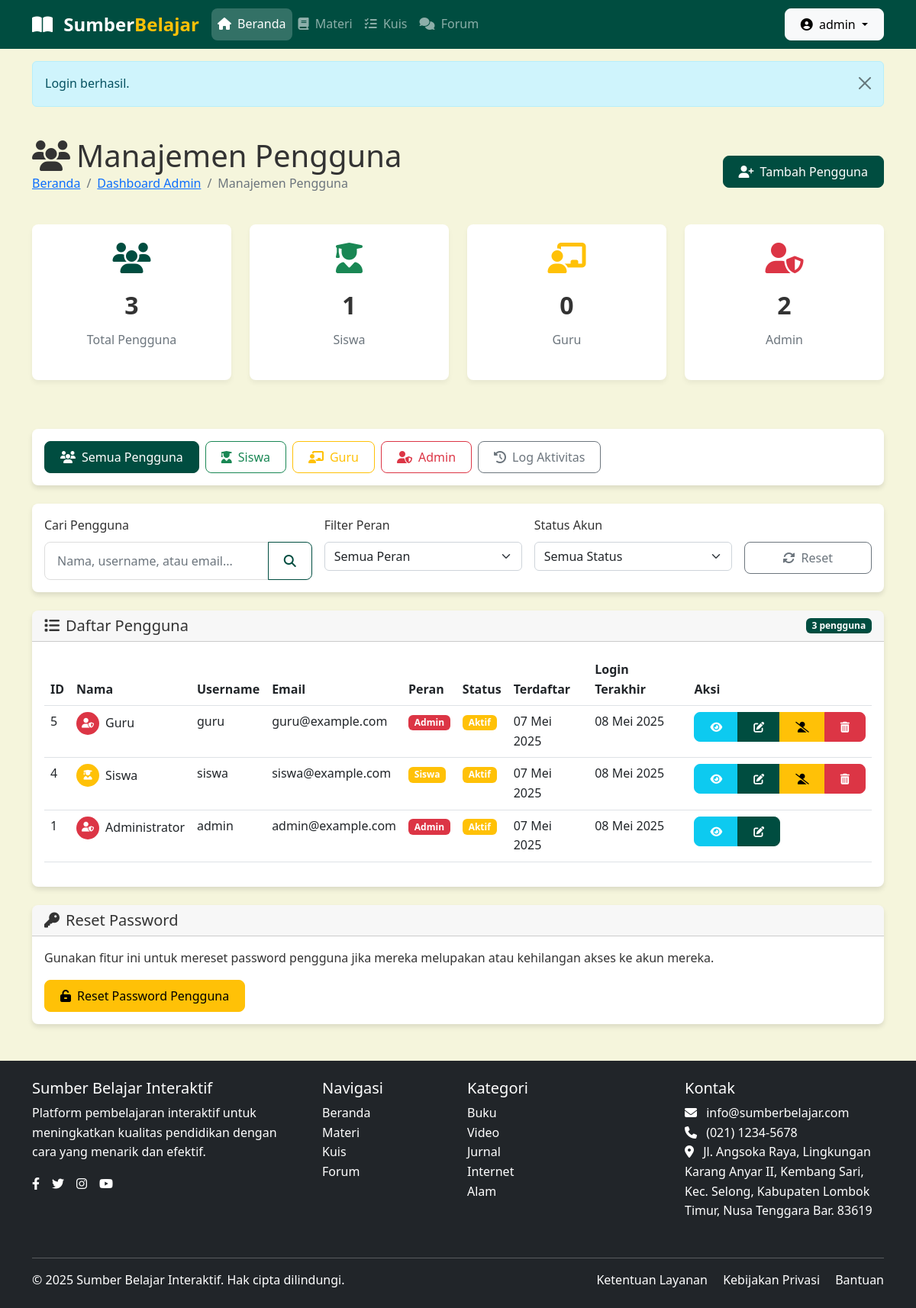
Screenshot of /admin/users/index.php (signed in) with the database file from the repository.
### tables this page shows
CREATE TABLE users (id INTEGER PRIMARY KEY AUTOINCREMENT, username TEXT NOT NULL UNIQUE, password TEXT NOT NULL, email TEXT NOT NULL UNIQUE, full_name TEXT NOT NULL, role TEXT NOT NULL CHECK(role IN ('admin', 'teacher', 'student')), created_at TIMESTAMP DEFAULT CURRENT_TIMESTAMP, updated_at TIMESTAMP DEFAULT CURRENT_TIMESTAMP, is_active INTEGER DEFAULT 1, activation_code TEXT, last_login TIMESTAMP);

### config/database.php (called while the page is built, shortened)
<?php
$db_path = __DIR__ . '/../db/sumber_belajar.sqlite';
$conn = new SQLite3($db_path);
function execute_query($sql, $params = [], $types = "") {
    global $conn;
    try {
        $stmt = $conn->prepare($sql);
        if (!empty($params)) {
            foreach ($params as $i => $param) {
                $index = $i + 1;
                if (is_int($param)) {
                    $stmt->bindValue($index, $param, SQLITE3_INTEGER);
                } elseif (is_float($param)) {
                    $stmt->bindValue($index, $param, SQLITE3_FLOAT);
                } elseif (is_null($param)) {
                    $stmt->bindValue($index, null, SQLITE3_NULL);
                } else {
                    $stmt->bindValue($index, $param, SQLITE3_TEXT);
                }
            }
        }
        $result = $stmt->execute();
        return ['stmt' => $stmt, 'result' => $result];
    } catch (Exception $e) {
        error_log("Database error: " . $e->getMessage());
        return false;
    }
}
function get_record($sql, $params = [], $types = "") {
    $query = execute_query($sql, $params, $types);
    $row = $query['result']->fetchArray(SQLITE3_ASSOC);
    return $row === false ? null : $row;
}
function get_records($sql, $params = [], $types = "") {
    $query = execute_query($sql, $params, $types);
    $rows = [];
    while ($row = $query['result']->fetchArray(SQLITE3_ASSOC)) {
        $rows[] = $row;
    }
    return $rows;
}

### includes/functions.php (called while the page is built, shortened)
<?php
function format_date($date, $include_time = true) {
    $date_obj = new DateTime($date);
    $format = $include_time ? 'd F Y, H:i' : 'd F Y';
    $months = [
        'January' => 'Januari',
        'February' => 'Februari',
        'March' => 'Maret',
        'April' => 'April',
        'May' => 'Mei',
        'June' => 'Juni',
        'July' => 'Juli',
        'August' => 'Agustus',
        'September' => 'September',
        'October' => 'Oktober',
        'November' => 'November',
        'December' => 'Desember'
    ];
    $formatted = $date_obj->format($format);
    foreach ($months as $en => $id) {
        $formatted = str_replace($en, $id, $formatted);
    }
    return $formatted;
}
?>

### admin/users/index.php (the view, shortened to what this page needs)
<?php
require_once '../../config/database.php';
require_once '../../includes/functions.php';
$role = isset($_GET['role']) ? sanitize($_GET['role']) : '';
$search = isset($_GET['search']) ? sanitize($_GET['search']) : '';
$sql = "SELECT * FROM users WHERE 1=1";
$params = [];
$types = "";
$sort = isset($_GET['sort']) ? sanitize($_GET['sort']) : 'newest';
switch ($sort) {
    case 'newest':
    default:
        $sql .= " ORDER BY created_at DESC";
        break;
}
$users = get_records($sql, $params, $types);
$total_users = get_record("SELECT COUNT(*) as count FROM users")['count'];
$total_students = get_record("SELECT COUNT(*) as count FROM users WHERE role = 'student'")['count'];
$total_teachers = get_record("SELECT COUNT(*) as count FROM users WHERE role = 'teacher'")['count'];
$total_admins = get_record("SELECT COUNT(*) as count FROM users WHERE role = 'admin'")['count'];
?>
<!DOCTYPE html>
<html lang="id">
<head>
    <link href="https://cdn.jsdelivr.net/npm/bootstrap@5.2.3/dist/css/bootstrap.min.css" rel="stylesheet">
    <link rel="stylesheet" href="https://cdnjs.cloudflare.com/ajax/libs/font-awesome/6.2.0/css/all.min.css">
    <link rel="stylesheet" href="../../assets/css/style.css">
</head>
<body>
<?php include '../../includes/header.php'; ?>
<main class="container py-4">
    <div class="d-flex justify-content-between align-items-center mb-4">
        <div>
            <h1 class="mb-0">
                <i class="fas fa-users me-2"></i>Manajemen Pengguna
            </h1>
            <nav aria-label="breadcrumb">
                <ol class="breadcrumb">
                    <li class="breadcrumb-item"><a href="../../index.php">Beranda</a></li>
                    <li class="breadcrumb-item"><a href="../../dashboard/admin.php">Dashboard Admin</a></li>
                    <li class="breadcrumb-item active" aria-current="page">Manajemen Pengguna</li>
                </ol>
            </nav>
        </div>
        <div>
            <a href="add.php" class="btn btn-primary">
                <i class="fas fa-user-plus me-2"></i>Tambah Pengguna
            </a>
        </div>
    </div>
    <div class="row mb-4">
        <div class="col-md-3 mb-3">
            <div class="card dashboard-stats text-center">
                <i class="fas fa-users text-primary"></i>
                <div class="stat-value"><?= $total_users ?></div>
                <p class="stat-label">Total Pengguna</p>
            </div>
        </div>
        <div class="col-md-3 mb-3">
            <div class="card dashboard-stats text-center">
                <i class="fas fa-user-graduate text-success"></i>
                <div class="stat-value"><?= $total_students ?></div>
                <p class="stat-label">Siswa</p>
            </div>
        </div>
        <div class="col-md-3 mb-3">
            <div class="card dashboard-stats text-center">
                <i class="fas fa-chalkboard-teacher text-warning"></i>
                <div class="stat-value"><?= $total_teachers ?></div>
                <p class="stat-label">Guru</p>
            </div>
        </div>
        <div class="col-md-3 mb-3">
            <div class="card dashboard-stats text-center">
                <i class="fas fa-user-shield text-danger"></i>
                <div class="stat-value"><?= $total_admins ?></div>
                <p class="stat-label">Admin</p>
            </div>
        </div>
    </div>
    <div class="row mb-4">
        <div class="col-12">
            <div class="card">
                <div class="card-body d-flex flex-wrap gap-2">
                    <a href="index.php" class="btn <?= empty($role) ? 'btn-primary' : 'btn-outline-primary' ?>">
                        <i class="fas fa-users me-2"></i>Semua Pengguna
                    </a>
                    <a href="index.php?role=student" class="btn <?= $role === 'student' ? 'btn-success' : 'btn-outline-success' ?>">
                        <i class="fas fa-user-graduate me-2"></i>Siswa
                    </a>
                    <a href="index.php?role=teacher" class="btn <?= $role === 'teacher' ? 'btn-warning text-dark' : 'btn-outline-warning' ?>">
                        <i class="fas fa-chalkboard-teacher me-2"></i>Guru
                    </a>
                    <a href="index.php?role=admin" class="btn <?= $role === 'admin' ? 'btn-danger' : 'btn-outline-danger' ?>">
                        <i class="fas fa-user-shield me-2"></i>Admin
                    </a>
                    <a href="activities.php" class="btn btn-outline-secondary">
                        <i class="fas fa-history me-2"></i>Log Aktivitas
                    </a>
                </div>
            </div>
        </div>
    </div>
    <div class="card mb-4">
        <div class="card-body">
            <form action="index.php" method="GET" class="row g-3">
                <div class="col-md-4">
                    <label for="search" class="form-label">Cari Pengguna</label>
                    <div class="input-group">
                        <input type="text" class="form-control" id="search" name="search" placeholder="Nama, username, atau email..." value="<?= htmlspecialchars($search) ?>">
                        <button class="btn btn-outline-primary" type="submit">
                            <i class="fas fa-search"></i>
                        </button>
                    </div>
                </div>
                <div class="col-md-3">
                    <label for="role" class="form-label">Filter Peran</label>
                    <select class="form-select" id="role" name="role" onchange="this.form.submit()">
                        <option value="">Semua Peran</option>
                    </select>
                </div>
                <div class="col-md-3">
                    <label for="status" class="form-label">Status Akun</label>
                    <select class="form-select" id="status" name="status" onchange="this.form.submit()">
                        <option value="">Semua Status</option>
                    </select>
                </div>
                <div class="col-md-2">
                    <label class="form-label">&nbsp;</label>
                    <div>
                        <a href="index.php" class="btn btn-outline-secondary w-100">
                            <i class="fas fa-sync-alt me-2"></i>Reset
                        </a>
                    </div>
                </div>
            </form>
        </div>
    </div>
    <div class="card mb-4">
        <div class="card-header d-flex justify-content-between align-items-center">
            <h5 class="mb-0">
                <i class="fas fa-list me-2"></i>Daftar Pengguna
            </h5>
            <span class="badge bg-primary"><?= count($users) ?> pengguna</span>
        </div>
        <div class="card-body">
            <?php if (!empty($users)): ?>
                <div class="table-responsive">
                    <table class="table table-hover">
                        <thead>
                            <tr>
                                <th>ID</th>
                                <th>Nama</th>
                                <th>Username</th>
                                <th>Email</th>
                                <th>Peran</th>
                                <th>Status</th>
                                <th>Terdaftar</th>
                                <th>Login Terakhir</th>
                                <th>Aksi</th>
                            </tr>
                        </thead>
                        <tbody>
                            <?php foreach ($users as $user): ?>
                                <tr>
                                    <td><?= $user['id'] ?></td>
                                    <td>
                                        <div class="d-flex align-items-center">
                                            <div class="avatar-sm bg-<?= getRoleBadgeClass($user['role']) ?> text-white me-2">
                                                <i class="fas fa-<?= getRoleIcon($user['role']) ?>"></i>
                                            </div>
                                            <?= htmlspecialchars($user['full_name']) ?>
                                        </div>
                                    </td>
                                    <td><?= htmlspecialchars($user['username']) ?></td>
                                    <td><?= htmlspecialchars($user['email']) ?></td>
                                    <td>
                                        <span class="badge bg-<?= getRoleBadgeClass($user['role']) ?>">
                                            <?= formatRole($user['role']) ?>
                                        </span>
                                    </td>
                                    <td>
                                        <span class="badge <?= isset($user['is_active']) && $user['is_active'] ? 'bg-success' : 'bg-secondary' ?>">
                                            <?= isset($user['is_active']) && $user['is_active'] ? 'Aktif' : 'Tidak Aktif' ?>
                                        </span>
                                    </td>
                                    <td><?= format_date($user['created_at'], false) ?></td>
                                    <td><?= isset($user['last_login']) && $user['last_login'] ? format_date($user['last_login'], false) : '<span class="text-muted">Belum pernah</span>' ?></td>
                                    <td>
                                        <div class="btn-group">
                                            <a href="view.php?id=<?= $user['id'] ?>" class="btn btn-sm btn-info text-white" title="Lihat Detail">
                                                <i class="fas fa-eye"></i>
                                            </a>
                                            <a href="edit.php?id=<?= $user['id'] ?>" class="btn btn-sm btn-primary" title="Edit">
                                                <i class="fas fa-edit"></i>
                                            </a>
                                            <?php if ($user['id'] !== $_SESSION['user_id']): ?>
                                                <?php if (isset($user['is_active']) && $user['is_active']): ?>
                                                    <a href="index.php?action=deactivate&id=<?= $user['id'] ?>"
                                                      class="btn btn-sm btn-warning"
                                                      title="Nonaktifkan"
                                                      onclick="return confirm('Apakah Anda yakin ingin menonaktifkan pengguna ini?')">
                                                        <i class="fas fa-user-slash"></i>
                                                    </a>
                                                <?php endif; ?>
                                                <button type="button"
                                                        class="btn btn-sm btn-danger"
                                                        title="Hapus"
                                                        data-bs-toggle="modal"
                                                        data-bs-target="#deleteModal<?= $user['id'] ?>">
                                                    <i class="fas fa-trash-alt"></i>
                                                </button>
                                            <?php endif; ?>
                                        </div>
                                    </td>
                                </tr>
                            <?php endforeach; ?>
                        </tbody>
                    </table>
                </div>
            <?php endif; ?>
        </div>
    </div>
    <div class="card mb-4">
        <div class="card-header">
            <h5 class="mb-0">
                <i class="fas fa-key me-2"></i>Reset Password
            </h5>
        </div>
        <div class="card-body">
            <p>Gunakan fitur ini untuk mereset password pengguna jika mereka melupakan atau kehilangan akses ke akun mereka.</p>
            <a href="reset_password.php" class="btn btn-warning">
                <i class="fas fa-unlock-alt me-2"></i>Reset Password Pengguna
            </a>
        </div>
    </div>
</main>
<?php include '../../includes/footer.php'; ?>
<?php
function formatRole($role) {
    switch ($role) {
        case 'admin':
            return 'Admin';
        case 'student':
            return 'Siswa';
    }
}
function getRoleBadgeClass($role) {
    switch ($role) {
        case 'admin':
            return 'danger';
        case 'student':
            return 'success';
    }
}
function getRoleIcon($role) {
    switch ($role) {
        case 'admin':
            return 'user-shield';
        case 'student':
            return 'user-graduate';
    }
}
?>
</body>
</html>

### rows the page displays
users: id "5", full_name "Guru", username "guru", email "guru@example.com", role "Admin", is_active "Aktif", created_at "07 Mei 2025", last_login "08 Mei 2025"
users: id "4", full_name "Siswa", username "siswa", email "siswa@example.com", role "Siswa", is_active "Aktif", created_at "07 Mei 2025", last_login "08 Mei 2025"
users: id "1", full_name "Administrator", username "admin", email "admin@example.com", role "Admin", is_active "Aktif", created_at "07 Mei 2025", last_login "08 Mei 2025"

### other values shown
$_SESSION['username'] "admin"
$_SESSION['flash_message'] "Login berhasil."
$total_users "3"
$total_students "1"
$total_teachers "0"
$total_admins "2"
count($users) "3"
